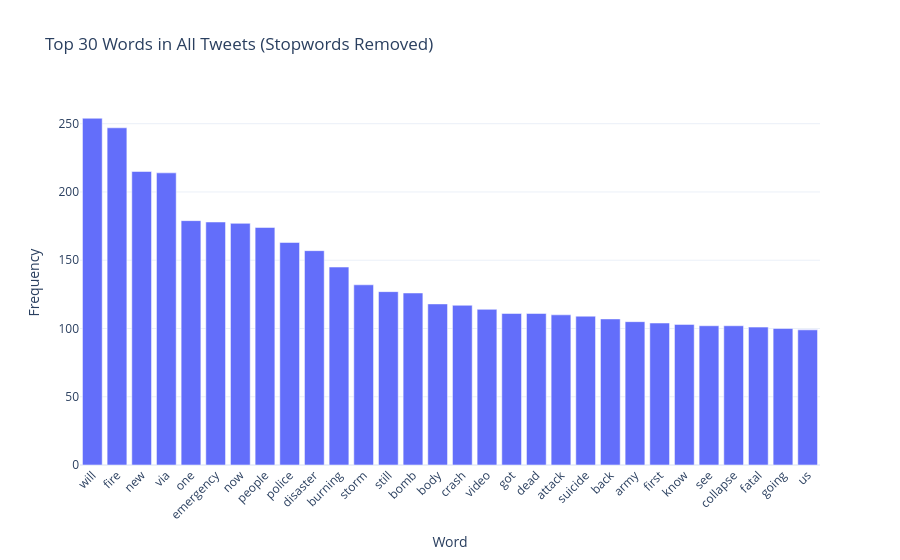

Notebook cell for this chart:
### Markdown cell above
#### Plotly Bar Chart of Top 30 Words

### Code cell
from collections import Counter
from wordcloud import STOPWORDS
import plotly.express as px

# Use WordCloud's built-in stopwords
stop_words = set(STOPWORDS)

# Function to clean and get top N words
def get_top_n_cleaned_words(texts, n=30):
    all_words = " ".join(texts).lower().split()
    filtered_words = [word for word in all_words if word.isalpha() and word not in stop_words]
    top_words = Counter(filtered_words).most_common(n)
    return pd.DataFrame(top_words, columns=['word', 'count'])

cleaned_top_words = get_top_n_cleaned_words(df_train['text'], 30)

fig = px.bar(cleaned_top_words,
             x='word',
             y='count',
             title='Top 30 Words in All Tweets (Stopwords Removed)',
             labels={'word': 'Word', 'count': 'Frequency'},
             template='plotly_white')
fig.update_layout(xaxis_tickangle=-45)
fig.show()

### Figure 1 — Plotly figure (JSON) as saved in the notebook; plotly's stock layout.template omitted (floating-point values rounded to 4 significant figures)
{"data": [{"hovertemplate": "Word=%{x}<br>Frequency=%{y}<extra></extra>", "legendgroup": "", "marker": {"color": "#636efa", "pattern": {"shape": ""}}, "name": "", "orientation": "v", "showlegend": false, "textposition": "auto", "type": "bar", "x": ["will", "fire", "new", "via", "one", "emergency", "now", "people", "police", "disaster", "burning", "storm", "still", "bomb", "body", "crash", "video", "got", "dead", "attack", "suicide", "back", "army", "first", "know", "see", "collapse", "fatal", "going", "us"], "xaxis": "x", "y": [254, 247, 215, 214, 179, 178, 177, 174, 163, 157, 145, 132, 127, 126, 118, 117, 114, 111, 111, 110, 109, 107, 105, 104, 103, 102, 102, 101, 100, 99], "yaxis": "y"}], "layout": {"barmode": "relative", "legend": {"tracegroupgap": 0}, "title": {"text": "Top 30 Words in All Tweets (Stopwords Removed)"}, "xaxis": {"anchor": "y", "domain": [0, 1], "tickangle": -45, "title": {"text": "Word"}}, "yaxis": {"anchor": "x", "domain": [0, 1], "title": {"text": "Frequency"}}}}
